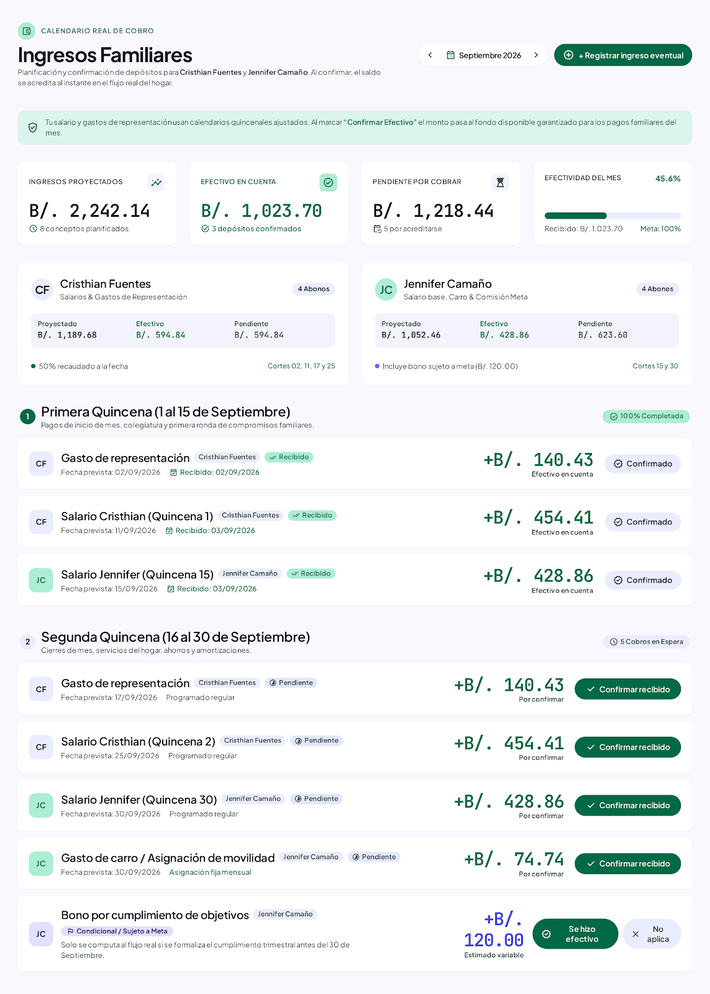
#> input picture resources/Ingresos/screen.png, 710 x 994 px, shrunk from 1143 x 1600 before the run
$ python remove_bg.py resources/Ingresos/screen.png out.png 100
#> lines starting #> are read from the running program, lines starting #| are printed output that depends on the picture
import sys
from PIL import Image

def remove_black_background(input_path, output_path, threshold=20):
#> called with input_path = 'resources/Ingresos/screen.png', output_path = 'out.png', threshold = 100
    img = Image.open(input_path).convert("RGBA")
    datas = img.getdata()

    newData = []
    for item in datas:
        # Check if the pixel is dark enough to be considered "black"
        # item is (R, G, B, A)
        if item[0] < threshold and item[1] < threshold and item[2] < threshold:
            # Change all dark pixels to transparent
            newData.append((255, 255, 255, 0))
        else:
            newData.append(item)
#> after the loop, newData = 705740 items

    img.putdata(newData)
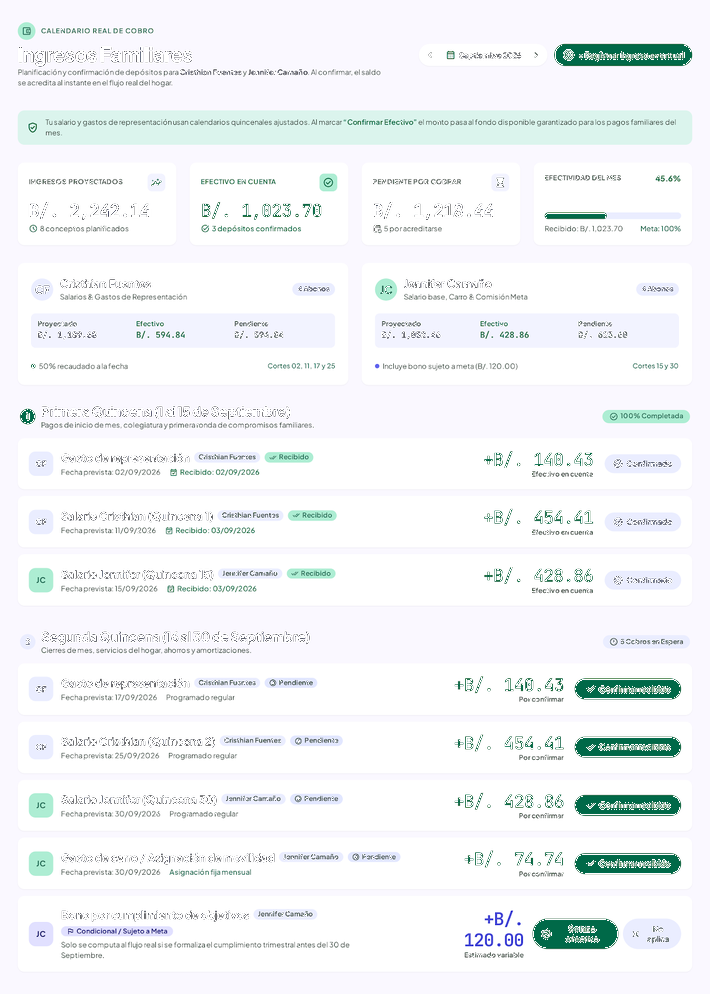
#> img: PIL image 710x994 RGBA; mean R, G, B, A 241.8, 244.7, 246.7, 251.4; transparent parts drawn white
    img.save(output_path, "PNG")

if __name__ == "__main__":
    if len(sys.argv) != 4:
        print("Usage: python remove_bg.py <input> <output> <threshold>")
        sys.exit(1)

    in_path = sys.argv[1]
    out_path = sys.argv[2]
    threshold = int(sys.argv[3])

    remove_black_background(in_path, out_path, threshold)
    print(f"Processed {in_path} to {out_path} with threshold {threshold}")
